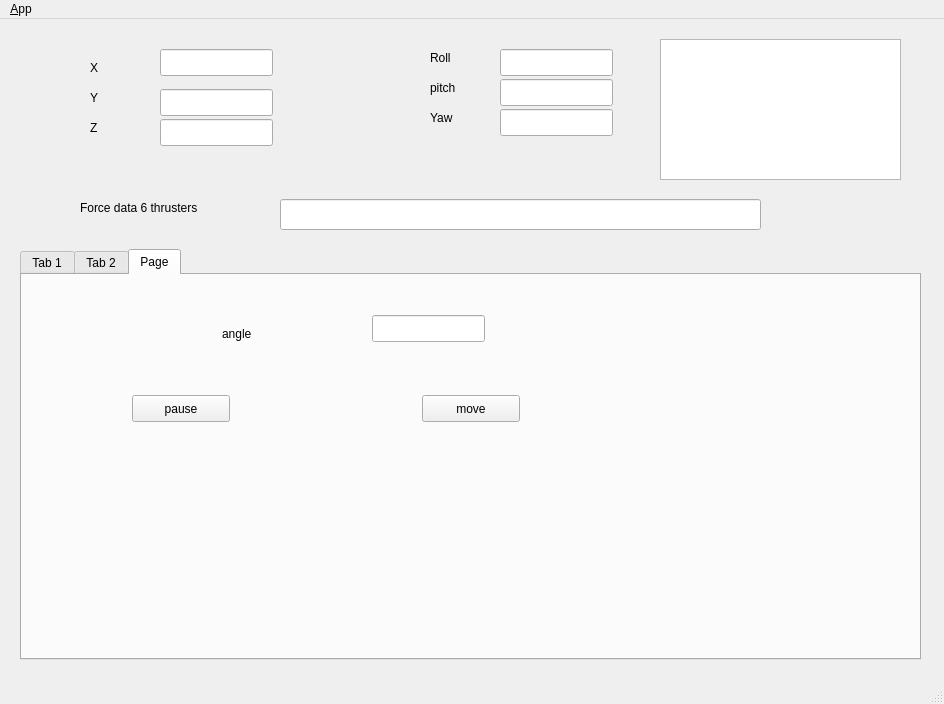
<?xml version="1.0" encoding="UTF-8"?>
<ui version="4.0">
 <class>MainWindowDesign</class>
 <widget class="QMainWindow" name="MainWindowDesign">
  <property name="geometry">
   <rect>
    <x>0</x>
    <y>0</y>
    <width>944</width>
    <height>704</height>
   </rect>
  </property>
  <property name="windowTitle">
   <string>gui_template</string>
  </property>
  <property name="windowIcon">
   <iconset resource="../resources/images.qrc">
    <normaloff>:/images/icon.png</normaloff>:/images/icon.png</iconset>
  </property>
  <property name="locale">
   <locale language="English" country="Australia"/>
  </property>
  <widget class="QWidget" name="centralwidget">
   <widget class="QLabel" name="label">
    <property name="geometry">
     <rect>
      <x>90</x>
      <y>40</y>
      <width>41</width>
      <height>17</height>
     </rect>
    </property>
    <property name="text">
     <string>X</string>
    </property>
   </widget>
   <widget class="QLabel" name="label_2">
    <property name="geometry">
     <rect>
      <x>90</x>
      <y>70</y>
      <width>31</width>
      <height>17</height>
     </rect>
    </property>
    <property name="text">
     <string>Y</string>
    </property>
   </widget>
   <widget class="QLabel" name="label_3">
    <property name="geometry">
     <rect>
      <x>90</x>
      <y>100</y>
      <width>31</width>
      <height>17</height>
     </rect>
    </property>
    <property name="text">
     <string>Z</string>
    </property>
   </widget>
   <widget class="QLabel" name="label_4">
    <property name="geometry">
     <rect>
      <x>430</x>
      <y>30</y>
      <width>66</width>
      <height>17</height>
     </rect>
    </property>
    <property name="text">
     <string>Roll</string>
    </property>
   </widget>
   <widget class="QLabel" name="label_5">
    <property name="geometry">
     <rect>
      <x>430</x>
      <y>60</y>
      <width>66</width>
      <height>17</height>
     </rect>
    </property>
    <property name="text">
     <string>pitch</string>
    </property>
   </widget>
   <widget class="QLabel" name="label_6">
    <property name="geometry">
     <rect>
      <x>430</x>
      <y>90</y>
      <width>66</width>
      <height>17</height>
     </rect>
    </property>
    <property name="text">
     <string>Yaw</string>
    </property>
   </widget>
   <widget class="QLabel" name="label_7">
    <property name="geometry">
     <rect>
      <x>80</x>
      <y>180</y>
      <width>151</width>
      <height>17</height>
     </rect>
    </property>
    <property name="text">
     <string>Force data 6 thrusters</string>
    </property>
   </widget>
   <widget class="QTabWidget" name="tabWidget">
    <property name="geometry">
     <rect>
      <x>20</x>
      <y>230</y>
      <width>901</width>
      <height>411</height>
     </rect>
    </property>
    <property name="whatsThis">
     <string>&lt;html&gt;&lt;head/&gt;&lt;body&gt;&lt;p&gt;tabINd&lt;/p&gt;&lt;/body&gt;&lt;/html&gt;</string>
    </property>
    <property name="currentIndex">
     <number>2</number>
    </property>
    <widget class="QWidget" name="AdvancedControllerTab">
     <property name="cursor">
      <cursorShape>ArrowCursor</cursorShape>
     </property>
     <attribute name="title">
      <string>Tab 1</string>
     </attribute>
     <widget class="QLabel" name="label_8">
      <property name="geometry">
       <rect>
        <x>80</x>
        <y>70</y>
        <width>66</width>
        <height>17</height>
       </rect>
      </property>
      <property name="text">
       <string>X</string>
      </property>
     </widget>
     <widget class="QLabel" name="label_9">
      <property name="geometry">
       <rect>
        <x>80</x>
        <y>120</y>
        <width>66</width>
        <height>17</height>
       </rect>
      </property>
      <property name="text">
       <string>Y</string>
      </property>
     </widget>
     <widget class="QLabel" name="label_10">
      <property name="geometry">
       <rect>
        <x>80</x>
        <y>180</y>
        <width>66</width>
        <height>17</height>
       </rect>
      </property>
      <property name="text">
       <string>Z</string>
      </property>
     </widget>
     <widget class="QLineEdit" name="x_box">
      <property name="geometry">
       <rect>
        <x>140</x>
        <y>60</y>
        <width>113</width>
        <height>27</height>
       </rect>
      </property>
     </widget>
     <widget class="QLineEdit" name="y_box">
      <property name="geometry">
       <rect>
        <x>140</x>
        <y>120</y>
        <width>113</width>
        <height>27</height>
       </rect>
      </property>
     </widget>
     <widget class="QLineEdit" name="z_box">
      <property name="geometry">
       <rect>
        <x>140</x>
        <y>180</y>
        <width>113</width>
        <height>27</height>
       </rect>
      </property>
     </widget>
     <widget class="QPushButton" name="advcedcontrol_sendbtn">
      <property name="geometry">
       <rect>
        <x>140</x>
        <y>240</y>
        <width>98</width>
        <height>27</height>
       </rect>
      </property>
      <property name="text">
       <string>Send Goal</string>
      </property>
     </widget>
     <widget class="QTextBrowser" name="advancedfeedback">
      <property name="geometry">
       <rect>
        <x>440</x>
        <y>30</y>
        <width>351</width>
        <height>91</height>
       </rect>
      </property>
     </widget>
     <widget class="QTextBrowser" name="advancedgoal">
      <property name="geometry">
       <rect>
        <x>440</x>
        <y>140</y>
        <width>351</width>
        <height>91</height>
       </rect>
      </property>
     </widget>
     <widget class="QTextBrowser" name="advancedstatus">
      <property name="geometry">
       <rect>
        <x>440</x>
        <y>250</y>
        <width>351</width>
        <height>81</height>
       </rect>
      </property>
     </widget>
     <widget class="QLabel" name="label_16">
      <property name="geometry">
       <rect>
        <x>340</x>
        <y>60</y>
        <width>66</width>
        <height>17</height>
       </rect>
      </property>
      <property name="text">
       <string>feedback</string>
      </property>
     </widget>
     <widget class="QLabel" name="label_17">
      <property name="geometry">
       <rect>
        <x>340</x>
        <y>150</y>
        <width>66</width>
        <height>17</height>
       </rect>
      </property>
      <property name="text">
       <string>goal</string>
      </property>
     </widget>
     <widget class="QLabel" name="label_18">
      <property name="geometry">
       <rect>
        <x>340</x>
        <y>260</y>
        <width>66</width>
        <height>17</height>
       </rect>
      </property>
      <property name="text">
       <string>status</string>
      </property>
     </widget>
    </widget>
    <widget class="QWidget" name="setPointControllerTab">
     <attribute name="title">
      <string>Tab 2</string>
     </attribute>
     <widget class="QLabel" name="label_11">
      <property name="geometry">
       <rect>
        <x>120</x>
        <y>70</y>
        <width>66</width>
        <height>17</height>
       </rect>
      </property>
      <property name="text">
       <string>roll</string>
      </property>
     </widget>
     <widget class="QLabel" name="label_12">
      <property name="geometry">
       <rect>
        <x>110</x>
        <y>150</y>
        <width>66</width>
        <height>17</height>
       </rect>
      </property>
      <property name="text">
       <string>pitch</string>
      </property>
     </widget>
     <widget class="QLabel" name="label_13">
      <property name="geometry">
       <rect>
        <x>120</x>
        <y>210</y>
        <width>66</width>
        <height>17</height>
       </rect>
      </property>
      <property name="text">
       <string>yaw</string>
      </property>
     </widget>
     <widget class="QLabel" name="label_14">
      <property name="geometry">
       <rect>
        <x>120</x>
        <y>280</y>
        <width>66</width>
        <height>17</height>
       </rect>
      </property>
      <property name="text">
       <string>depth</string>
      </property>
     </widget>
     <widget class="QLineEdit" name="roll_box">
      <property name="geometry">
       <rect>
        <x>250</x>
        <y>70</y>
        <width>113</width>
        <height>27</height>
       </rect>
      </property>
     </widget>
     <widget class="QLineEdit" name="pitch_box">
      <property name="geometry">
       <rect>
        <x>250</x>
        <y>140</y>
        <width>113</width>
        <height>27</height>
       </rect>
      </property>
     </widget>
     <widget class="QLineEdit" name="yaw_box">
      <property name="geometry">
       <rect>
        <x>250</x>
        <y>200</y>
        <width>113</width>
        <height>27</height>
       </rect>
      </property>
     </widget>
     <widget class="QLineEdit" name="depth_box">
      <property name="geometry">
       <rect>
        <x>250</x>
        <y>270</y>
        <width>113</width>
        <height>27</height>
       </rect>
      </property>
     </widget>
     <widget class="QPushButton" name="controller_button">
      <property name="geometry">
       <rect>
        <x>430</x>
        <y>320</y>
        <width>98</width>
        <height>27</height>
       </rect>
      </property>
      <property name="text">
       <string>Send Goal</string>
      </property>
     </widget>
    </widget>
    <widget class="QWidget" name="tab">
     <attribute name="title">
      <string>Page</string>
     </attribute>
     <widget class="QPushButton" name="linesrv_pausebtn">
      <property name="geometry">
       <rect>
        <x>110</x>
        <y>120</y>
        <width>98</width>
        <height>27</height>
       </rect>
      </property>
      <property name="text">
       <string>pause</string>
      </property>
     </widget>
     <widget class="QPushButton" name="linesrv_movebtn">
      <property name="geometry">
       <rect>
        <x>400</x>
        <y>120</y>
        <width>98</width>
        <height>27</height>
       </rect>
      </property>
      <property name="text">
       <string>move</string>
      </property>
     </widget>
     <widget class="QLabel" name="label_15">
      <property name="geometry">
       <rect>
        <x>200</x>
        <y>50</y>
        <width>66</width>
        <height>17</height>
       </rect>
      </property>
      <property name="text">
       <string>angle</string>
      </property>
     </widget>
     <widget class="QLineEdit" name="angle_box">
      <property name="geometry">
       <rect>
        <x>350</x>
        <y>40</y>
        <width>113</width>
        <height>27</height>
       </rect>
      </property>
     </widget>
    </widget>
   </widget>
   <widget class="QLineEdit" name="x_val">
    <property name="enabled">
     <bool>true</bool>
    </property>
    <property name="geometry">
     <rect>
      <x>160</x>
      <y>30</y>
      <width>113</width>
      <height>27</height>
     </rect>
    </property>
   </widget>
   <widget class="QLineEdit" name="y_val">
    <property name="enabled">
     <bool>true</bool>
    </property>
    <property name="geometry">
     <rect>
      <x>160</x>
      <y>70</y>
      <width>113</width>
      <height>27</height>
     </rect>
    </property>
   </widget>
   <widget class="QLineEdit" name="z_val">
    <property name="enabled">
     <bool>true</bool>
    </property>
    <property name="geometry">
     <rect>
      <x>160</x>
      <y>100</y>
      <width>113</width>
      <height>27</height>
     </rect>
    </property>
   </widget>
   <widget class="QLineEdit" name="pitch_val">
    <property name="enabled">
     <bool>true</bool>
    </property>
    <property name="geometry">
     <rect>
      <x>500</x>
      <y>60</y>
      <width>113</width>
      <height>27</height>
     </rect>
    </property>
   </widget>
   <widget class="QLineEdit" name="roll_val">
    <property name="enabled">
     <bool>true</bool>
    </property>
    <property name="geometry">
     <rect>
      <x>500</x>
      <y>30</y>
      <width>113</width>
      <height>27</height>
     </rect>
    </property>
   </widget>
   <widget class="QLineEdit" name="yaw_val">
    <property name="enabled">
     <bool>true</bool>
    </property>
    <property name="geometry">
     <rect>
      <x>500</x>
      <y>90</y>
      <width>113</width>
      <height>27</height>
     </rect>
    </property>
   </widget>
   <widget class="QLineEdit" name="force_box">
    <property name="enabled">
     <bool>true</bool>
    </property>
    <property name="geometry">
     <rect>
      <x>280</x>
      <y>180</y>
      <width>481</width>
      <height>31</height>
     </rect>
    </property>
   </widget>
   <widget class="QTextBrowser" name="textBrowser">
    <property name="geometry">
     <rect>
      <x>660</x>
      <y>20</y>
      <width>241</width>
      <height>141</height>
     </rect>
    </property>
   </widget>
  </widget>
  <widget class="QMenuBar" name="menubar">
   <property name="geometry">
    <rect>
     <x>0</x>
     <y>0</y>
     <width>944</width>
     <height>25</height>
    </rect>
   </property>
   <widget class="QMenu" name="menu_File">
    <property name="title">
     <string>&amp;App</string>
    </property>
    <addaction name="actionController_GUI"/>
   </widget>
   <addaction name="menu_File"/>
  </widget>
  <widget class="QStatusBar" name="statusbar"/>
  <action name="action_Quit">
   <property name="text">
    <string>&amp;Quit</string>
   </property>
   <property name="shortcut">
    <string>Ctrl+Q</string>
   </property>
   <property name="shortcutContext">
    <enum>Qt::ApplicationShortcut</enum>
   </property>
  </action>
  <action name="action_Preferences">
   <property name="text">
    <string>&amp;Preferences</string>
   </property>
  </action>
  <action name="actionAbout">
   <property name="text">
    <string>&amp;About</string>
   </property>
  </action>
  <action name="actionAbout_Qt">
   <property name="text">
    <string>About &amp;Qt</string>
   </property>
  </action>
  <action name="actionController_GUI">
   <property name="text">
    <string>Controller GUI</string>
   </property>
  </action>
 </widget>
 <resources>
  <include location="../resources/images.qrc"/>
 </resources>
 <connections>
  <connection>
   <sender>action_Quit</sender>
   <signal>triggered()</signal>
   <receiver>MainWindowDesign</receiver>
   <slot>close()</slot>
   <hints>
    <hint type="sourcelabel">
     <x>-1</x>
     <y>-1</y>
    </hint>
    <hint type="destinationlabel">
     <x>399</x>
     <y>299</y>
    </hint>
   </hints>
  </connection>
 </connections>
</ui>
